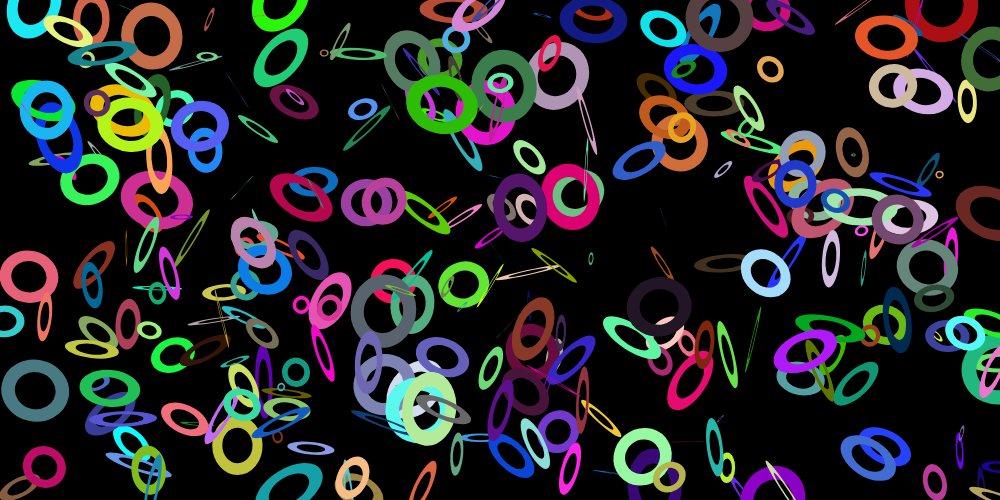
Frame 1 (no input)
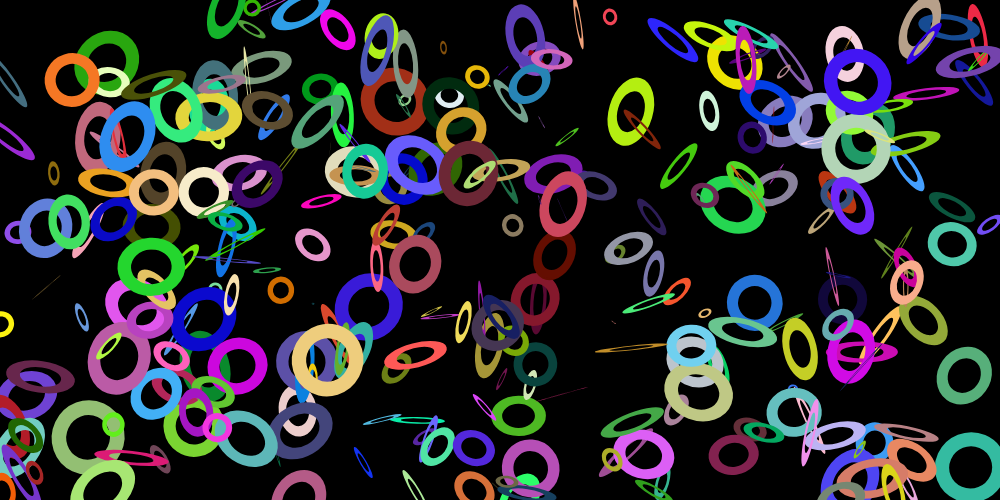
Frame 2 (the mouse pressed at the canvas centre, redrawn once)

The p5.js sketch that drew these frames (run headless with seeded random() and noise() and a simulated clock; the mouse was pressed at the canvas centre and the sketch redrawn once):

// p5.js sketch
// ── sketch.js
//https://github.com/stavrosdidakis/DAT-GAD-405_2017
//https://p5js.org

//DAT405 / GAD405
//03_NestedForLoop - Visual
function setup() {
  createCanvas(1000, 500);
  noLoop();
}

function draw() {
  background(0);

  noFill();

  for (let i = 0; i < 300; i++) {
    push();
    translate(random(width),random(height));
    rotate(random(2*PI));
    scale(random(1.5),random(1.5));
    stroke(random(255), random(255), random(255));
    strokeWeight(10);
    //fill(0,random(255));
    //ellipse(0,0,50,50);;

    //fill(0);
    ellipse(0,0,40,40);
    pop();
  }
}
